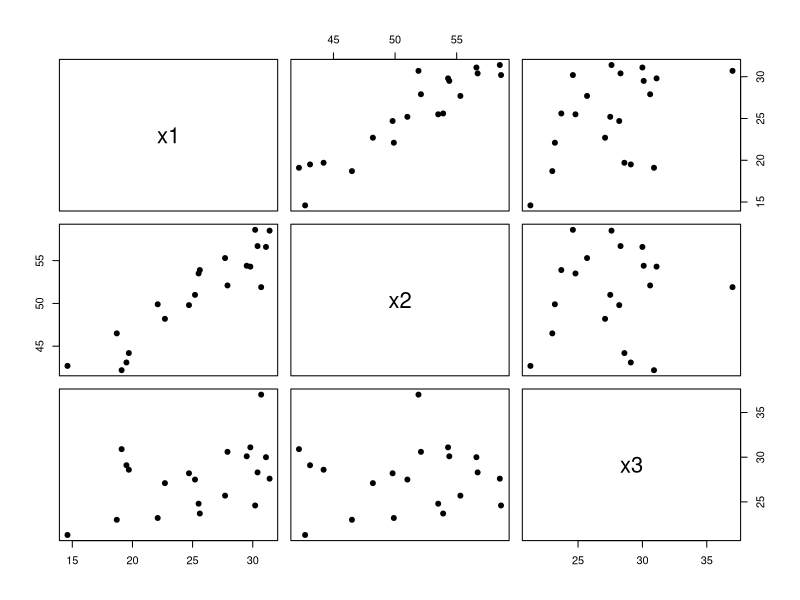
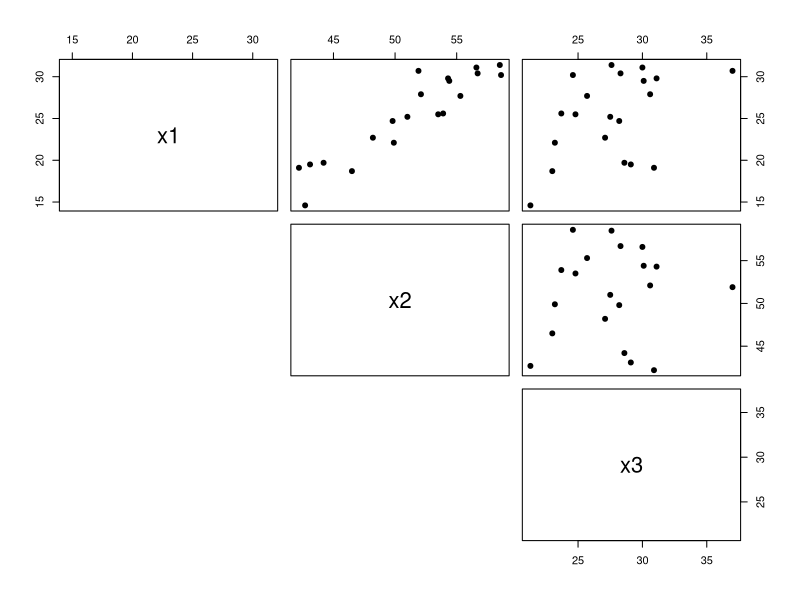

These charts were generated, in order, by the following R code:
library(tidyverse)
library(car)

x1 <- c(19.5, 24.7, 30.7, 29.8, 19.1, 25.6, 31.4, 27.9,
        22.1, 25.5, 31.1, 30.4, 18.7, 19.7, 14.6, 29.5,
        27.7, 30.2, 22.7, 25.2)
    
x2 <- c(43.1, 49.8, 51.9, 54.3, 42.2, 53.9, 58.5, 52.1,
        49.9, 53.5, 56.6, 56.7, 46.5, 44.2, 42.7, 54.4,
        55.3, 58.6, 48.2, 51.0)

x3 <- c(29.1, 28.2, 37.0, 31.1, 30.9, 23.7, 27.6, 30.6,
        23.2, 24.8, 30.0, 28.3, 23.0, 28.6, 21.3, 30.1,
        25.7, 24.6, 27.1, 27.5)

y <- c(11.9, 22.8, 18.7, 20.1, 12.9, 21.7, 27.1, 25.4,
       21.3, 19.3, 25.4, 27.2, 11.7, 17.8, 12.8, 23.9,
       22.6, 25.4, 14.8, 21.1)

one <- tibble(y, x1, x2, x3)

# matrix of scatterplots
# the 2 tells it to start with col 2 and end with col 4 (so skip the y col)
pairs(one[,2:4], pch = 19)

# this one suppresses the lower half of the matrix
pairs(one[,2:4], pch = 19, lower.panel = NULL)

# a second option for matrix of scatterplots
# plot(one, pch=3, cex=1, col="#69b3a2")

# matrix of correlation values
# the 2 tells it to start with col 2 and end with col 4 (so skip the y col)
cor(one[,2:4])

# how to run tests using full and reduced models
# goal: compare y ~ x1 + x2 + x3 to y ~ x1

full <- lm(y ~ x1 + x2 + x3, data=one) # Full Model
reduced <- lm(y ~ x1 + x3, data=one) # Reduced model

out <- anova(reduced, full)

# check values
anova(full)
anova(reduced)

vif(reduced)
out





















